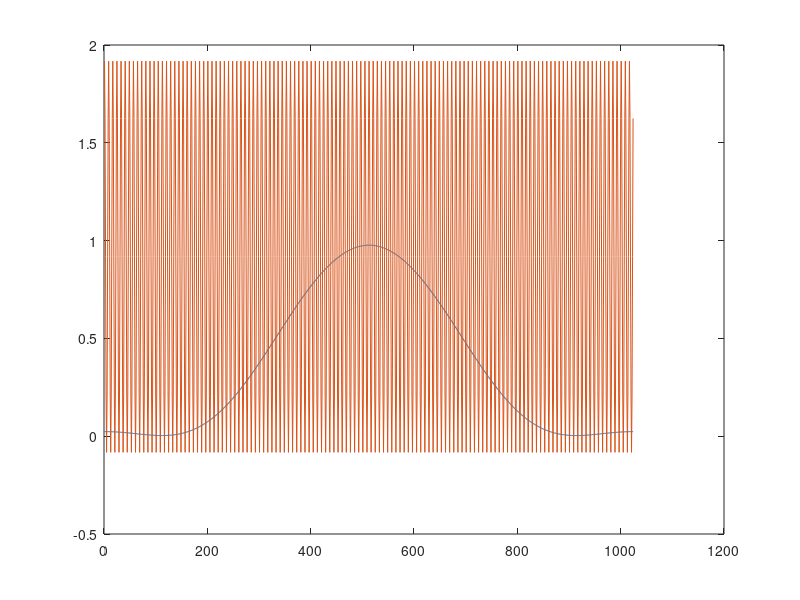

The MATLAB source for this figure:
% w[n] = 0.422323 – 0.49755 cos(2n/N) + 0.07922 cos(4n/N) 

% Шаг
N = 1024;
n = 0:N-1;
 
% Значение ненулевых коэффициентов семества окон Блэкмана-Хэрриса
Koef3_67db = [0.42323 0.49755 0.07922 0];
Koef3_61db = [0.44959 0.49364 0.05677 0];
Koef4_92db = [0.35875 0.48829 0.14128 0.01168]; % Using Matlab
Koef4_74db = [0.40217 0.49703 0.09392 0.00183];

a = Koef4_92db;

w = a(1) - a(2) * cos((2*pi/N)*1*n) + a(3) * cos((2*pi/N)*2*n) + a(4) * cos((2*pi/N)*3*n);
plot(w); hold on;

win=N;

% output=periodogram(spw_j,blackmanharris(win),win);

x = cos(pi/4*n)+rand(1);
plot(x);

figure;
priod=periodogram(x,w,N);
